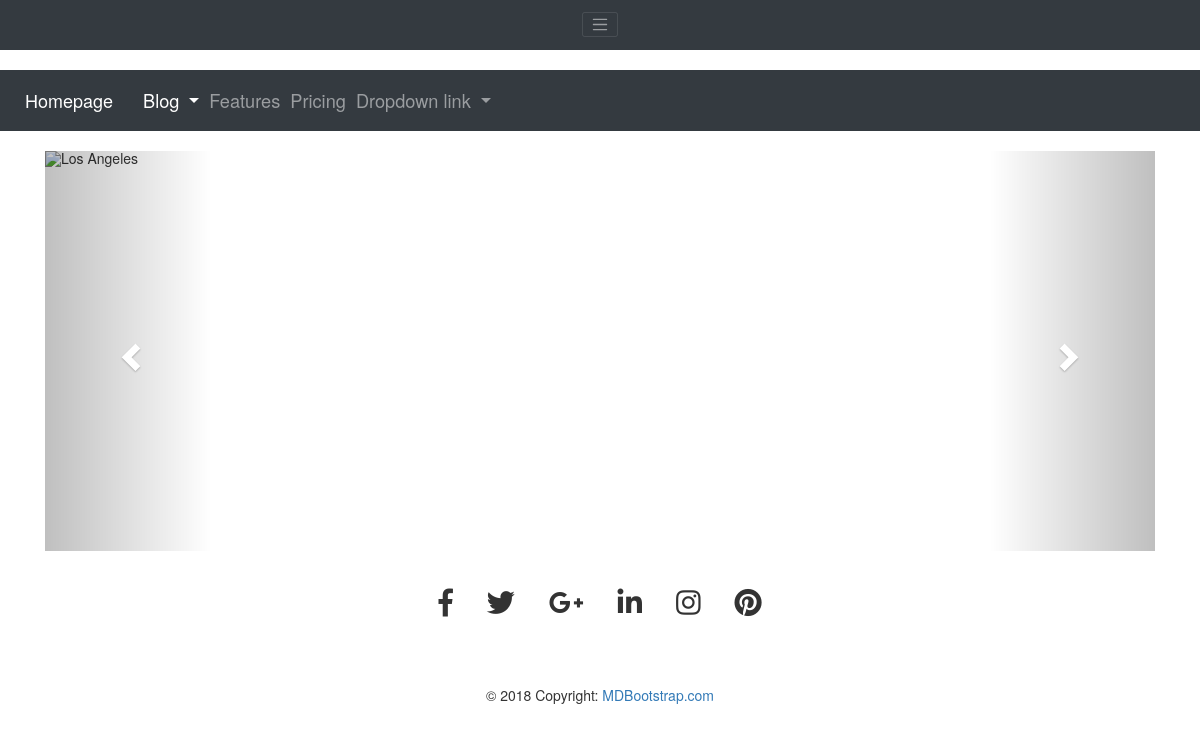
Page /ML/ on the earlier database version.
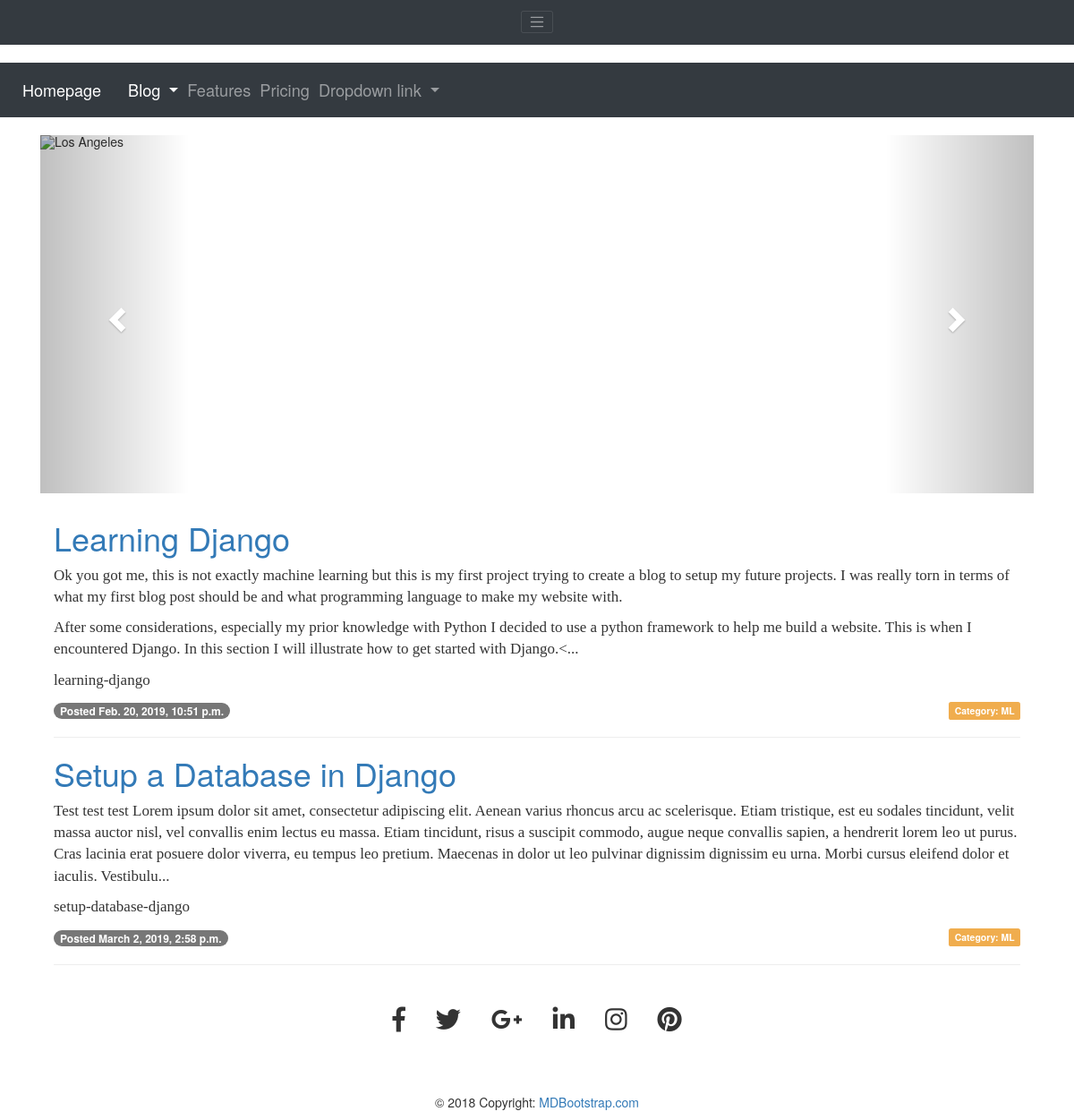
Same page on the later database version.
### articles/models.py (models this page shows, shortened)
class Article(models.Model):
    category = models.CharField(max_length=100)
    title = models.CharField(max_length=100)
    slug = models.SlugField()
    body = models.TextField()
    date = models.DateTimeField(auto_now_add=True)
    def snippet(self):
        return self.body[:500] + "..."
    def slugs(self):
        return self.slug
    def retrieve_category(self):
        return self.category

### djangonautic/views.py (the view)
# urls.py: url(r'^ML/$',views.ML),
def ML(request):
    articles = filter("ML")
    return render(request,'ML.html',{'articles':articles})

### djangonautic/views.py (called while the page is built)
def filter(blog_category):
    articles = Article.objects.all().order_by("date") #retrieves article from db by date
    articles = articles.filter(category=blog_category) #Then filter it by Category
    return articles

### templates/ML.html (shortened to what the changed rows need)
{%load static from staticfiles%}
<!DOCTYPE html>
<html lang="en">
<head>
  <link rel="stylesheet" href="https://stackpath.bootstrapcdn.com/bootstrap/4.2.1/css/bootstrap.min.css">
  <link rel="stylesheet" href="https://maxcdn.bootstrapcdn.com/bootstrap/3.4.0/css/bootstrap.min.css">
  <link rel="stylesheet" href="https://use.fontawesome.com/releases/v5.6.3/css/all.css">
  <link rel="stylesheet" href="{%static 'home.css'%}">
</head>
<body>
<div class="container">
  <div class="col-md-12">
    <div class="articles">
      {%for article in articles%}
      <div class="article">
        <h1><a href="{{article.slugs}}/">{{article.title}}</a></h1>
        <p>{{article.snippet|safe|linebreaks}}</p>
        <p>{{article.slugs}}</p>
      </div>
      <div>
        <span class="badge">Posted {{article.date}}</span>
        <div class="pull-right"> <span class="label label-warning">Category: {{article.retrieve_category}}</span></div>
      </div>
      <hr>
      {%endfor%}
    </div>
  </div>
</div>
</body>
</html>

Differences in the rows shown:
now on this page (row edited): Article: title "Learning Django", snippet "Ok you got me, this is not exactly machine learning but this is my first project trying to create a blog to setup my future projects. I was really torn in terms of what my first blog post should be and what programming language to make my website with. After some considerations, especially my prior knowledge with Python I decided to use a python framework to help me build a website. This is when I encountered Django. In this section I will illustrate how to get started with Django.<...", slugs "learning-django", date "Feb. 20, 2019, 10:51 p.m.", retrieve_category "ML"
now on this page (row edited): Article: title "Setup a Database in Django", snippet "Test test test Lorem ipsum dolor sit amet, consectetur adipiscing elit. Aenean varius rhoncus arcu ac scelerisque. Etiam tristique, est eu sodales tincidunt, velit massa auctor nisl, vel convallis enim lectus eu massa. Etiam tincidunt, risus a suscipit commodo, augue neque convallis sapien, a hendrerit lorem leo ut purus. Cras lacinia erat posuere dolor viverra, eu tempus leo pretium. Maecenas in dolor ut leo pulvinar dignissim dignissim eu urna. Morbi cursus eleifend dolor et iaculis. Vestibulu...", slugs "setup-database-django", date "March 2, 2019, 2:58 p.m.", retrieve_category "ML"
